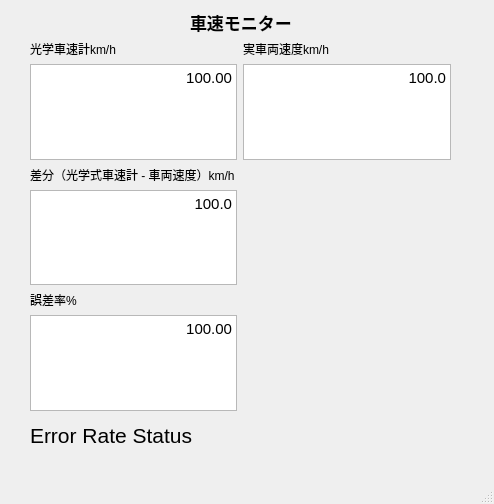
<?xml version="1.0" encoding="UTF-8"?>
<ui version="4.0">
 <class>MainWindow</class>
 <widget class="QMainWindow" name="MainWindow">
  <property name="geometry">
   <rect>
    <x>0</x>
    <y>0</y>
    <width>494</width>
    <height>504</height>
   </rect>
  </property>
  <property name="windowTitle">
   <string>PyQt5 ROS2 APP</string>
  </property>
  <widget class="QWidget" name="centralwidget">
   <widget class="QLabel" name="label_main">
    <property name="geometry">
     <rect>
      <x>190</x>
      <y>10</y>
      <width>102</width>
      <height>25</height>
     </rect>
    </property>
    <property name="font">
     <font>
      <pointsize>13</pointsize>
      <weight>75</weight>
      <italic>false</italic>
      <bold>true</bold>
     </font>
    </property>
    <property name="text">
     <string>車速モニター</string>
    </property>
   </widget>
   <widget class="QLabel" name="label_error_data_color">
    <property name="geometry">
     <rect>
      <x>30</x>
      <y>420</y>
      <width>221</width>
      <height>31</height>
     </rect>
    </property>
    <property name="font">
     <font>
      <pointsize>16</pointsize>
     </font>
    </property>
    <property name="text">
     <string>Error Rate Status</string>
    </property>
   </widget>
   <widget class="QWidget" name="layoutWidget">
    <property name="geometry">
     <rect>
      <x>30</x>
      <y>40</y>
      <width>421</width>
      <height>371</height>
     </rect>
    </property>
    <layout class="QGridLayout" name="gridLayout">
     <item row="0" column="0">
      <widget class="QLabel" name="label_kistler">
       <property name="text">
        <string>光学車速計km/h</string>
       </property>
      </widget>
     </item>
     <item row="0" column="1">
      <widget class="QLabel" name="label_vehicle">
       <property name="text">
        <string>実車両速度km/h</string>
       </property>
      </widget>
     </item>
     <item row="1" column="0">
      <widget class="QTextBrowser" name="textBrowser_kistler_data">
       <property name="font">
        <font>
         <pointsize>30</pointsize>
        </font>
       </property>
       <property name="html">
        <string>&lt;!DOCTYPE HTML PUBLIC &quot;-//W3C//DTD HTML 4.0//EN&quot; &quot;http://www.w3.org/TR/REC-html40/strict.dtd&quot;&gt;
&lt;html&gt;&lt;head&gt;&lt;meta name=&quot;qrichtext&quot; content=&quot;1&quot; /&gt;&lt;style type=&quot;text/css&quot;&gt;
p, li { white-space: pre-wrap; }
&lt;/style&gt;&lt;/head&gt;&lt;body style=&quot; font-family:'Ubuntu'; font-size:30pt; font-weight:400; font-style:normal;&quot;&gt;
&lt;p align=&quot;right&quot; style=&quot; margin-top:0px; margin-bottom:0px; margin-left:0px; margin-right:0px; -qt-block-indent:0; text-indent:0px;&quot;&gt;&lt;span style=&quot; font-size:11pt;&quot;&gt;100.00&lt;/span&gt;&lt;/p&gt;&lt;/body&gt;&lt;/html&gt;</string>
       </property>
      </widget>
     </item>
     <item row="1" column="1">
      <widget class="QTextBrowser" name="textBrowser_vehicle_data">
       <property name="font">
        <font>
         <pointsize>30</pointsize>
        </font>
       </property>
       <property name="html">
        <string>&lt;!DOCTYPE HTML PUBLIC &quot;-//W3C//DTD HTML 4.0//EN&quot; &quot;http://www.w3.org/TR/REC-html40/strict.dtd&quot;&gt;
&lt;html&gt;&lt;head&gt;&lt;meta name=&quot;qrichtext&quot; content=&quot;1&quot; /&gt;&lt;style type=&quot;text/css&quot;&gt;
p, li { white-space: pre-wrap; }
&lt;/style&gt;&lt;/head&gt;&lt;body style=&quot; font-family:'Ubuntu'; font-size:30pt; font-weight:400; font-style:normal;&quot;&gt;
&lt;p align=&quot;right&quot; style=&quot; margin-top:0px; margin-bottom:0px; margin-left:0px; margin-right:0px; -qt-block-indent:0; text-indent:0px;&quot;&gt;&lt;span style=&quot; font-size:11pt;&quot;&gt;100.0&lt;/span&gt;&lt;/p&gt;&lt;/body&gt;&lt;/html&gt;</string>
       </property>
      </widget>
     </item>
     <item row="2" column="0" colspan="2">
      <widget class="QLabel" name="label_diff">
       <property name="text">
        <string>差分（光学式車速計 - 車両速度）km/h</string>
       </property>
      </widget>
     </item>
     <item row="3" column="0">
      <widget class="QTextBrowser" name="textBrowser_diff_data">
       <property name="font">
        <font>
         <pointsize>30</pointsize>
        </font>
       </property>
       <property name="html">
        <string>&lt;!DOCTYPE HTML PUBLIC &quot;-//W3C//DTD HTML 4.0//EN&quot; &quot;http://www.w3.org/TR/REC-html40/strict.dtd&quot;&gt;
&lt;html&gt;&lt;head&gt;&lt;meta name=&quot;qrichtext&quot; content=&quot;1&quot; /&gt;&lt;style type=&quot;text/css&quot;&gt;
p, li { white-space: pre-wrap; }
&lt;/style&gt;&lt;/head&gt;&lt;body style=&quot; font-family:'Ubuntu'; font-size:30pt; font-weight:400; font-style:normal;&quot;&gt;
&lt;p align=&quot;right&quot; style=&quot; margin-top:0px; margin-bottom:0px; margin-left:0px; margin-right:0px; -qt-block-indent:0; text-indent:0px;&quot;&gt;&lt;span style=&quot; font-size:11pt;&quot;&gt;100.0&lt;/span&gt;&lt;/p&gt;&lt;/body&gt;&lt;/html&gt;</string>
       </property>
      </widget>
     </item>
     <item row="4" column="0">
      <widget class="QLabel" name="label_error">
       <property name="text">
        <string>誤差率%</string>
       </property>
      </widget>
     </item>
     <item row="5" column="0">
      <widget class="QTextBrowser" name="textBrowser_error_data">
       <property name="font">
        <font>
         <pointsize>30</pointsize>
        </font>
       </property>
       <property name="html">
        <string>&lt;!DOCTYPE HTML PUBLIC &quot;-//W3C//DTD HTML 4.0//EN&quot; &quot;http://www.w3.org/TR/REC-html40/strict.dtd&quot;&gt;
&lt;html&gt;&lt;head&gt;&lt;meta name=&quot;qrichtext&quot; content=&quot;1&quot; /&gt;&lt;style type=&quot;text/css&quot;&gt;
p, li { white-space: pre-wrap; }
&lt;/style&gt;&lt;/head&gt;&lt;body style=&quot; font-family:'Ubuntu'; font-size:30pt; font-weight:400; font-style:normal;&quot;&gt;
&lt;p align=&quot;right&quot; style=&quot; margin-top:0px; margin-bottom:0px; margin-left:0px; margin-right:0px; -qt-block-indent:0; text-indent:0px;&quot;&gt;&lt;span style=&quot; font-size:11pt;&quot;&gt;100.00&lt;/span&gt;&lt;/p&gt;&lt;/body&gt;&lt;/html&gt;</string>
       </property>
      </widget>
     </item>
    </layout>
   </widget>
  </widget>
  <widget class="QMenuBar" name="menubar">
   <property name="geometry">
    <rect>
     <x>0</x>
     <y>0</y>
     <width>494</width>
     <height>22</height>
    </rect>
   </property>
  </widget>
  <widget class="QStatusBar" name="statusbar"/>
 </widget>
 <resources/>
 <connections/>
</ui>
